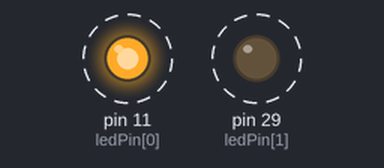
The program below on a simulated Raspberry Pi (header pin numbers). Parts: output pins drawn as LEDs (lit = HIGH). Dashed ring = blinking. What the program prints to the terminal is not drawn.

Above: at 0.2 s.
Timing chart, 0 to 4.6 s (numbered marks = the images above):
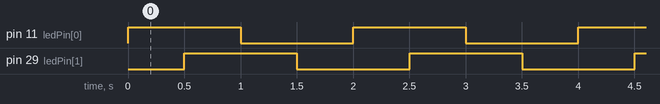

Measured:
- by itself, pin 11 (ledPin[0]), pin 29 (ledPin[1]): alternates HIGH for 1.0 s and LOW for 1.0 s
- by itself, everything shown: repeats every 2.0 s, in 4 steps

The program:

Blink3.py
```python
#!/usr/bin/env python3
########################################################################
# Filename    : Blink.py
# Description : Basic usage of GPIO. Let led blink.
# auther      : www.freenove.com
# modification: 2019/12/28
########################################################################
import RPi.GPIO as GPIO
import time

ledPin = [11, 29]    # defines the ledPin variable, which is used within the script.
# The ledPin variable can contain multiple values as it's within square brackets
# ledPin refers to the physical numbering on the board, 11 being GPIO17 and 29 being GPIO5

def setup(): #creates a function called 'setup' which configures GPIO and sets pins
    for led in ledPin:
        GPIO.setmode(GPIO.BOARD)       # use PHYSICAL GPIO Numbering
        # This could also be GPIO.BCM for BCM numbering)
        GPIO.setup(led, GPIO.OUT)   # set the ledPin to OUTPUT mode
        # This could also be set to GPIO.IN for INPUT mode
        GPIO.output(led, GPIO.LOW)  # make ledPin output LOW level
        # Setting the PIN to low switches them off, when they're set to HIGH it 'switches on' what's connected

print ('using pin', ledPin) # This is just a basic print statement which outputs which PINs are being used, by outputting the ledPin variable


def loop(): #This defines a loop (called loop) which will run indefinitely as there is no end to it. It's just 'while true'
    while True:
        for ledOn in ledPin: #for starts a sub-loop which will run through all of the values within ledPin
            # ledOn is the variable which will use all of the values within the ledPin 'array'
            GPIO.output(ledOn, GPIO.HIGH)  # make ledPin output HIGH level to turn on led
            #Uses the ledOn variable to define which PIN is set to HIGH
            print ('led turned on >>>')     # print information on terminal
            time.sleep(0.5)                   # Wait for 1 second
            # The loop will complete once all of the values within ledPin have been used. In this case, 11 and 29
        for ledOff in ledPin: #for starts a sub-loop which will run through all of the values within ledPin
            GPIO.output(ledOff, GPIO.LOW)   # make ledPin output LOW level to turn off led
            #Uses the ledOn variable to define which PIN is set to HIGH
            print ('led turned off <<<')
            time.sleep(0.5)                   # Wait for 1 second
            # The loop will complete once all of the values within ledPin have been used. In this case, 11 and 29


def destroy(): # This defines a clean-up activity (called destroy) which sets all of the GPIOs back to default values
    GPIO.cleanup()                      # Release all GPIO

if __name__ == '__main__':    # Program entrance
    print ('Program is starting ... \n')
    setup() #calls setup to set the board numbering, set the PINs to LOW and OUTPUT mode
    try: #creates a loop which will run until interrupted
        loop() #this calls the loop from earlier and runs it indefinitely
        # The loop will continue indefinitely, until interrupted with CTRL+C from the keyboard
    except KeyboardInterrupt:   # Press ctrl-c to end the program.
    # Once interrupted, the script continues to the final steps
        destroy() #calls the destroy subroutine to clear up
```
